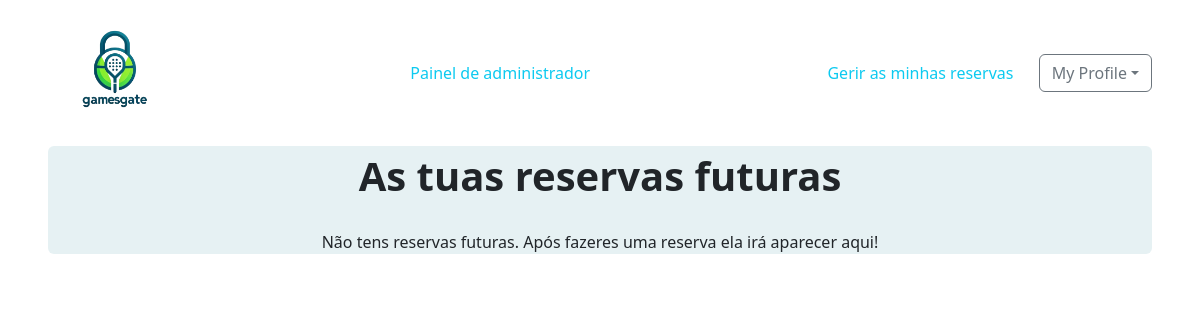
The app's page /user_reservas/ (signed in), older data.
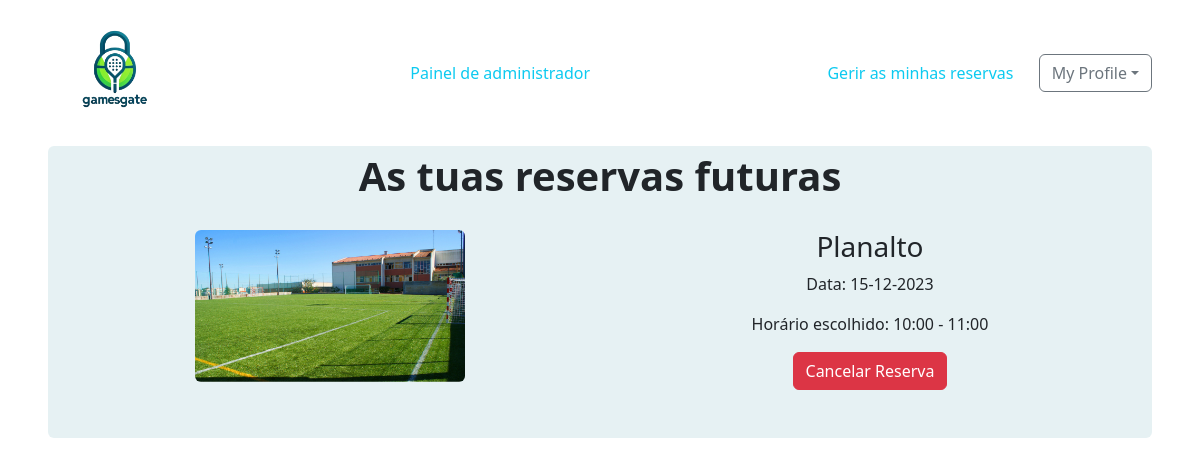
The same page, newer data.
### events/models.py (models this page shows, shortened)
class Reserva(models.Model):
    campo = models.ForeignKey(Campo, on_delete=models.CASCADE)
    start_time = models.TimeField()
    end_time = models.TimeField()
    date = models.DateTimeField(null=True)
    user = models.ForeignKey(User, on_delete=models.CASCADE)
    def __str__(self):
        return f"Reserva {self.id} - {self.campo.title} - {self.start_time} to {self.end_time}"

class Campo(models.Model):
    title = models.CharField(max_length=200)
    location = models.ForeignKey(Localizacao, on_delete=models.CASCADE, null=True)
    content = models.TextField()
    categorie = models.ForeignKey(Categorie, blank=True, null=True, on_delete=models.CASCADE)
    author = models.ForeignKey(settings.AUTH_USER_MODEL, on_delete=models.CASCADE)
    added_date = models.DateTimeField(auto_now_add=True)
    likes = models.ManyToManyField(User, related_name="campo_liked", null=True)
    rating = models.PositiveSmallIntegerField(default=0)
    total_rating = models.PositiveIntegerField(default=0)
    num_evaluations = models.PositiveIntegerField(default=0)
    Monday_opening = models.TimeField(null=True)
    Monday_closing = models.TimeField(null=True)
    Tuesday_opening = models.TimeField(null=True)
    Tuesday_closing = models.TimeField(null=True)
    Wednesday_opening = models.TimeField(null=True)
    Wednesday_closing = models.TimeField(null=True)
    Thursday_opening = models.TimeField(null=True)
    Thursday_closing = models.TimeField(null=True)
    Friday_opening = models.TimeField(null=True)
    Friday_closing = models.TimeField(null=True)
    Saturday_opening = models.TimeField(null=True)
    Saturday_closing = models.TimeField(null=True)
    Sunday_opening = models.TimeField(null=True)
    Sunday_closing = models.TimeField(null=True)
    closed_days = models.DateField(null=True)
    image = models.ImageField(null=True, upload_to="images/")
    preco_hora = models.PositiveIntegerField(default=0)

### events/views.py (the view)
# urls.py: path('user_reservas/', ReservasListView.as_view(), name='user_reservas'),
class ReservasListView(ListView):
    model = Reserva
    template_name = "reservasfuturas.html"
    context_object_name = "user_reservas"  # Optional: specify the variable name in the template
    def get_queryset(self):
        queryset = Reserva.objects.filter(user=self.request.user, date__gte=timezone.now().date())
        print(timezone.now())
        print(queryset)
        return queryset

### templates/reservasfuturas.html (shortened to what this page needs)
{% extends "nav.html" %}
{% block content %}
    {% load static %}
    <div class="container text-center rounded" style="background-color: rgba(13, 118, 139, 0.1);" >
        <div class="row row-cols-1">
            <div class="col fs-1 fw-bold">As tuas reservas futuras</div>
            <br>
        </div>
        <div class="container mt-4 text-center">
            {% if user_reservas %}
                {% for reserva in user_reservas %}
                    <div class="row no-gutters justify-content-center">
                        <div class="col-6 p-0">
                            <div class="image-container">
                                <img src="{{ reserva.campo.image.url }}" class="img-fluid rounded" width="50%" height="30%">
                            </div>
                        </div>
                        <div class="col-6 p-0">
                            <div class="container mx-auto">
                                <h3>{{ reserva.campo.title }}</h3>
                                <p>Data: {{ reserva.date|date:"d-m-Y" }}</p>
                                <p>Horário escolhido: {{ reserva.start_time|time:"H:i" }} - {{ reserva.end_time|time:"H:i" }}</p>
                                <button class="btn btn-danger" onclick="cancelReserva({{ reserva.id }})">Cancelar Reserva</button>
                            </div>
                        </div>
                    </div>
                    <br>
                    <br>
                {% endfor %}
            {% else %}
                <p>Não tens reservas futuras. Após fazeres uma reserva ela irá aparecer aqui!</p>
            {% endif %}
        </div>
    </div>
{% endblock content %}

### templates/nav.html (shortened to what this page needs)
<!DOCTYPE html>
<html lang="en">
<head>
    {% load static %}
    <link href="https://cdn.jsdelivr.net/npm/bootstrap@5.3.0-alpha3/dist/css/bootstrap.min.css" rel="stylesheet">
</head>
<body class="mx-5">
<nav class="navbar navbar-expand-lg navbar-light bg-white">
    <a href="{% url 'home' %}">
        <img src="{% static 'images/logo.png' %}" width="130" height="130" class="d-inline-block align-top me-3" alt="">
    </a>
    {% if user.is_authenticated %}
        {% if user.is_superuser %}
            <div class="ms-auto">
                <a class="btn btn-default me-2 text-info" href="{% url 'admin_panel' %}">Painel de administrador</a>
            </div>
        {% endif %}
    <div class="ms-auto">
        <a class="btn btn-default me-2 text-info " href="{% url 'user_reservas' %}">Gerir as minhas reservas</a>
        <button class="btn btn-outline-secondary dropdown-toggle text-blue" type="button" id="dropdownMenuButton1" data-bs-toggle="dropdown" aria-expanded="false">My Profile</button>
    {% endif %}
</nav>
{% block content %}{% endblock content %}
</body>
</html>

Row changes from the older to the newer data that the page shows:
added Reserva: campo.image (picture), campo "Planalto", date "15-12-2023", start_time "10:00", end_time "11:00"
Text that changed along with them:
text no longer shown: "Não tens reservas futuras. Após fazeres uma reserva ela irá aparecer aqui!"
